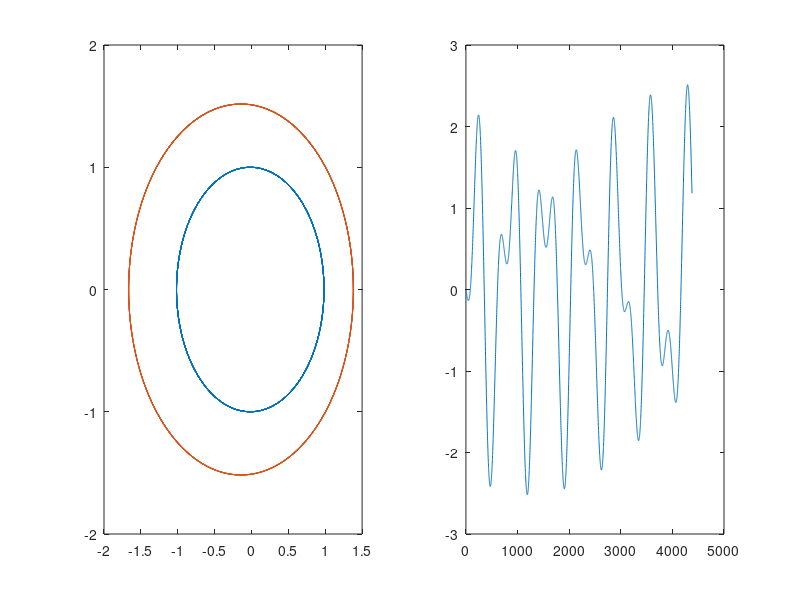

The MATLAB source for this figure:
%This generates an exact orbit (to first order) of mars and earth,
%complete with declinations observed from a generic geocentric observer
%over twelve years. This will serve as ground truth for now due to
%uncertainties in time (retrograde not exactly truly periodic) and 
%observer location. Ideally we will want to be able to model that 
%uncertainty in the future. 

eEarth=0.0167;       %eccentricity
eMars=0.0933;
aEarth=1.0000;       %in AU
aMars=1.5237;        %in AU
dailyPrecEarth=0.0172;      %period is one year
dailyPrecMars=0.00915;      %period is just under two years
years=12;
days=365;
obliquity=0.440;        %radians
offset=1;


%Earth
coordsEarth=zeros(days*years-offset+1,2);

for i=1:days*years
    coordsEarth(i,1)=((aEarth*(1-eEarth^2))/(1+eEarth*cos(dailyPrecEarth*(i+offset-1))))*cos(dailyPrecEarth*(i+offset-1));
    coordsEarth(i,2)=((aEarth*(1-eEarth^2))/(1+eEarth*cos(dailyPrecEarth*(i+offset-1))))*sin(dailyPrecEarth*(i+offset-1));
end

%Mars
coordsMars=zeros(days*years-offset+1,2);

for i=1:days*years-offset+1
    coordsMars(i,1)=((aMars*(1-eMars^2))/(1+eMars*cos(dailyPrecMars*(i+offset-1))))*cos(dailyPrecMars*(i+offset-1));
    coordsMars(i,2)=((aMars*(1-eMars^2))/(1+eMars*cos(dailyPrecMars*(i+offset-1))))*sin(dailyPrecMars*(i+offset-1));
end

rDif=zeros(days*years-offset+1,2);
for i=1:days*years-offset+1
    rDif(i,1)=(coordsMars(i,1)-coordsEarth(i,1));
    rDif(i,2)=(coordsMars(i,2)-coordsEarth(i,2));
end

lonDif=atan(rDif(:,2)/rDif(:,1));       %Difference in ecliptic longitude

% for i=1:days*years-offset+1
%     lonDif(i)=atan(((coordsEarth(i,2)/coordsEarth(i,1))-(coordsMars(i,2)/coordsMars(i,1)))/(1+(coordsEarth(i,2)*coordsMars(i,2))/(coordsEarth(i,1)*coordsMars(i,1))));
% end

declination=(180/pi)*asin(sin(obliquity)*sin(lonDif));




subplot(1,2,1)
plot(coordsEarth(:,1),coordsEarth(:,2),coordsMars(:,1),coordsMars(:,2))
subplot(1,2,2)
%plot(declination)
plot(rDif(:,2))
%axis([0 4380 -40 40])
rDifTrue=rDif;
coordsEarthTrue=coordsEarth;
coordsMarsTrue=coordsMars;
save('gTMarsDec.mat','rDifTrue')
save('gTModel','coordsEarthTrue','coordsMarsTrue')



